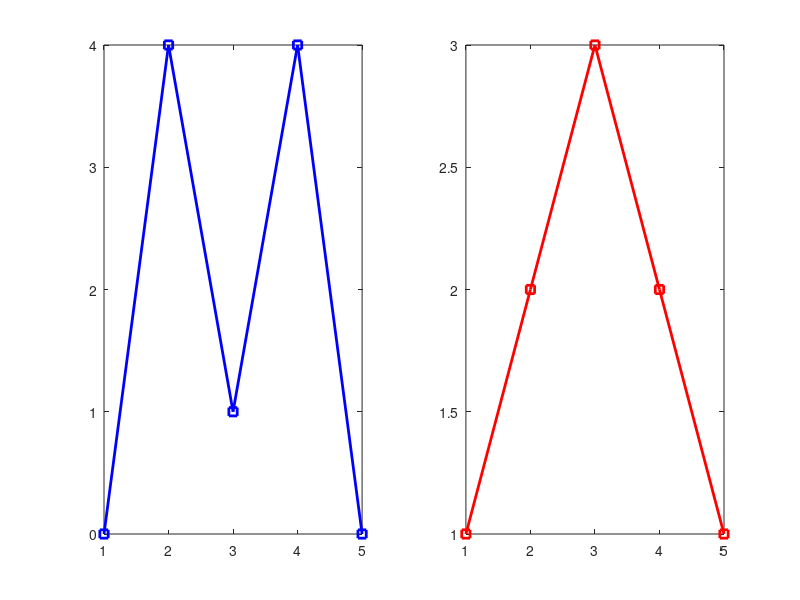

MATLAB code for this plot:
# Octave code for blog post: JST part2 on sainshackx

# pattern for camel 
x =[1 2 3 2 1];

# pattern for dromedary
y = [0 4 1 4 0];

# plot both pattern
subplot(122); plot(x, "-sr", "linewidth", 2);
subplot(121); plot(y, "-sb", "linewidth", 2);